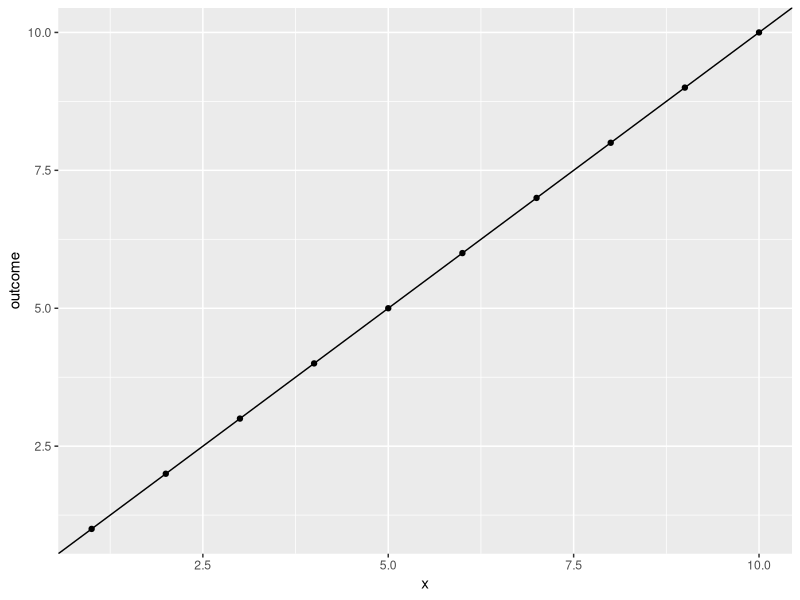
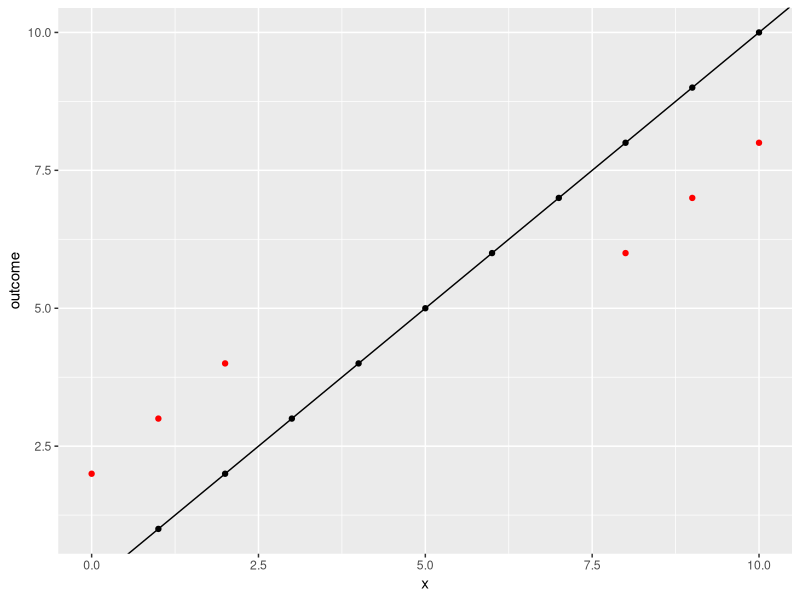
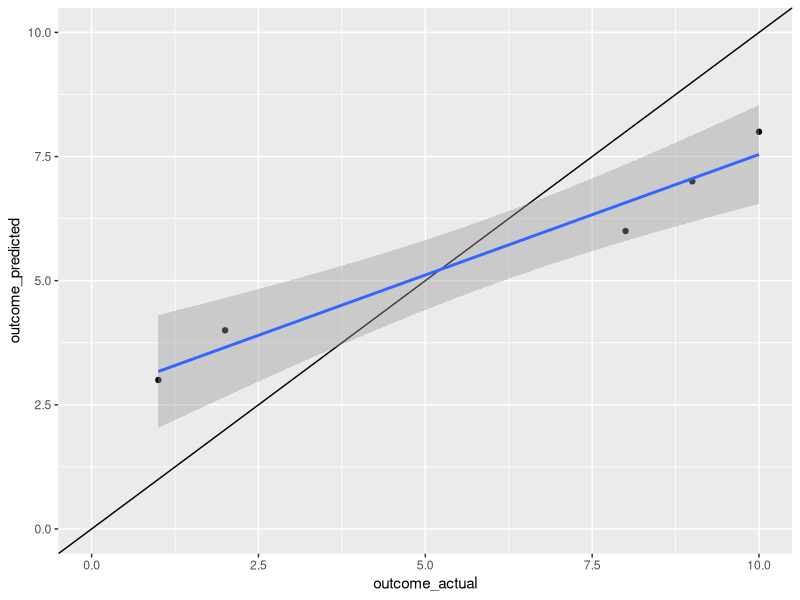

Reproduce these figures in R, in order.
## ---- chunk 1
library(tidyverse)

observations <- tibble::tibble(x = 1:10, outcome = 1:10)

p <- ggplot(observations, aes(x, outcome)) + 
  geom_point(data = observations) +
  geom_abline()
p
## ---- chunk 2
predictions <- tibble::tribble(
  ~x, ~outcome,
  # under-predict
  0,   2,  
  1,   3,
  2,   4,
  # over-predict
  8,   6,  
  9,   7,
  10,   8,
)

p + geom_point(data = predictions, color = "red")
## ---- chunk 3
compare <- inner_join(
  observations, predictions, 
  by = "x", suffix = c("_actual", "_predicted")
)

compare %>% 
  ggplot(aes(outcome_actual, outcome_predicted)) +
  xlim(0, 10) +
  ylim(0, 10) +
  geom_abline(slope = 1) +
  geom_point() +
  geom_smooth(method = "lm")
